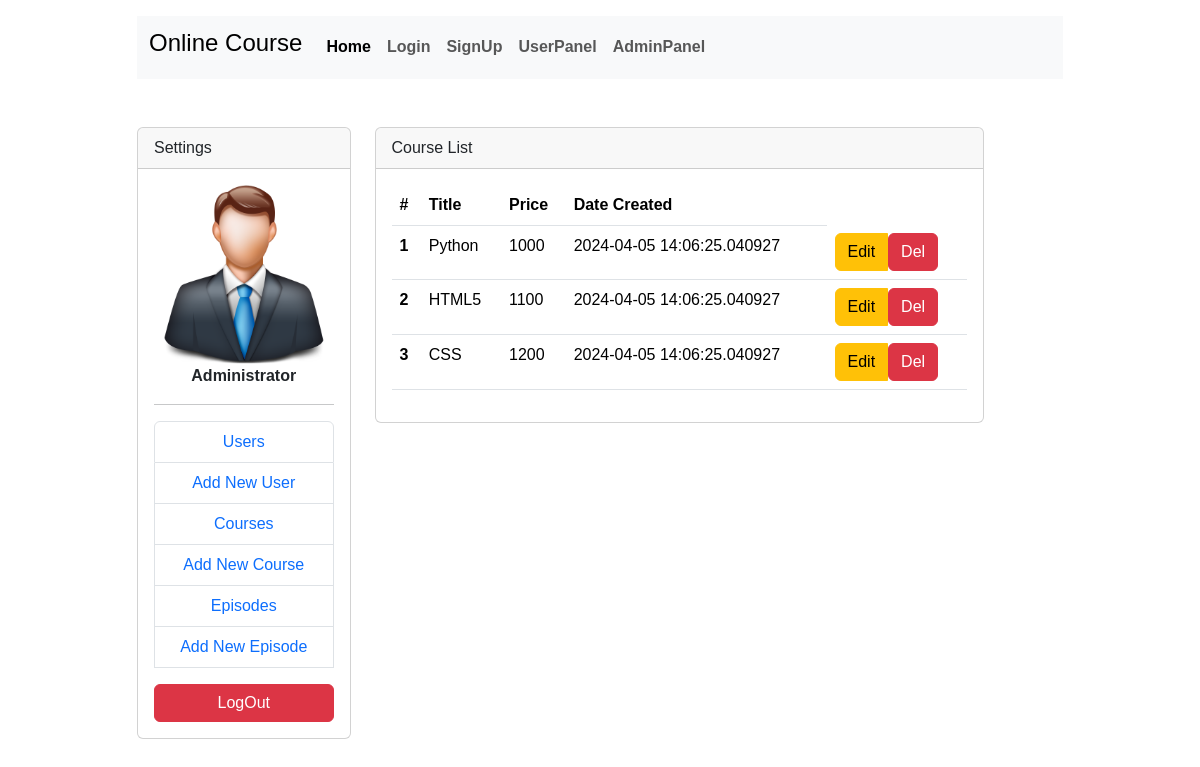
Screenshot of /course_list with the database file from the repository.
### models.py (models this page shows)
class course(db.Model):
    id = Column(Integer, primary_key=True)
    title = Column(String)
    price = Column(Integer, default=0)
    content = Column(Text)
    image = Column(String, default='/uploads/default.jpg')
    date_created = Column(DateTime, default=datetime.now())
    updated_corse = Column(DateTime, default=datetime.now(), onupdate=datetime.now())

### app.py (the view)
@app.route('/course_list', methods = ['GET', 'POST'])
def course_list():
    course_list_info = course.query.all()
    if request.method == 'POST':
        db.session.query(course).filter_by(id = request.args.get('id')).delete()
        db.session.commit()
        return redirect(url_for('course_list'))
    return render_template('admin_list_course.html', courses = course_list_info)

### app.py (called while the page is built)
@app.before_request
def creat_database():
    db.create_all()

### templates/admin_list_course.html (shortened to what this page needs)
{% extends 'base.html' %}
{% block content %}
<div class="container mt-5">
    <div class="row justify-content-center">
        <div class="col-md-10">
            <div class="row">
                {% include 'admin_menu.html' %}
                <div class="col-8">
                    <div class="card">
                        <div class="card-header">Course List</div>
                        <div class="card-body">
                            <table class="table">
                                <thead>
                                    <tr>
                                        <th scope="col">#</th>
                                        <th scope="col">Title</th>
                                        <th scope="col">Price</th>
                                        <th scope="col">Date Created</th>
                                    </tr>
                                </thead>
                                <tbody>
                                    {% for course in courses %}
                                    <tr>
                                        <th scope="row">{{ loop.index }}</th>
                                        <td>{{ course.title }}</td>
                                        <td>{{ course.price }}</td>
                                        <td>{{ course.date_created }}</td>
                                        <td>
                                            <div class="btn-group" role="group">
                                                <a href="/edit_course?id={{course.id}}" class="btn btn-warning btn-small">Edit</a>
                                                <form action="{{url_for('course_list')}}?id={{course.id}}" method="post">
                                                    <button href="#" class="btn btn-danger btn-small">Del</button>
                                                </form>
                                            </div>
                                        </td>
                                    </tr>
                                    {% endfor %}
                                </tbody>
                              </table>
                        </div>
                    </div>
                </div>
            </div>
        </div>
    </div>
</div>
{% endblock %}

### static/css/app.css (style rules this page uses)
a { text-decoration: none !important; }

### templates/header.html (style rules this page uses)
body { background-image: url('static/img/bg2.jpg'); background-repeat: no-repeat; background-attachment: fixed; background-size: cover; font-family:Arial, Helvetica, sans-serif }

### rows the page displays
course: title "Python", price "1000", date_created "2024-04-05 14:06:25.040927"
course: title "HTML5", price "1100", date_created "2024-04-05 14:06:25.040927"
course: title "CSS", price "1200", date_created "2024-04-05 14:06:25.040927"
